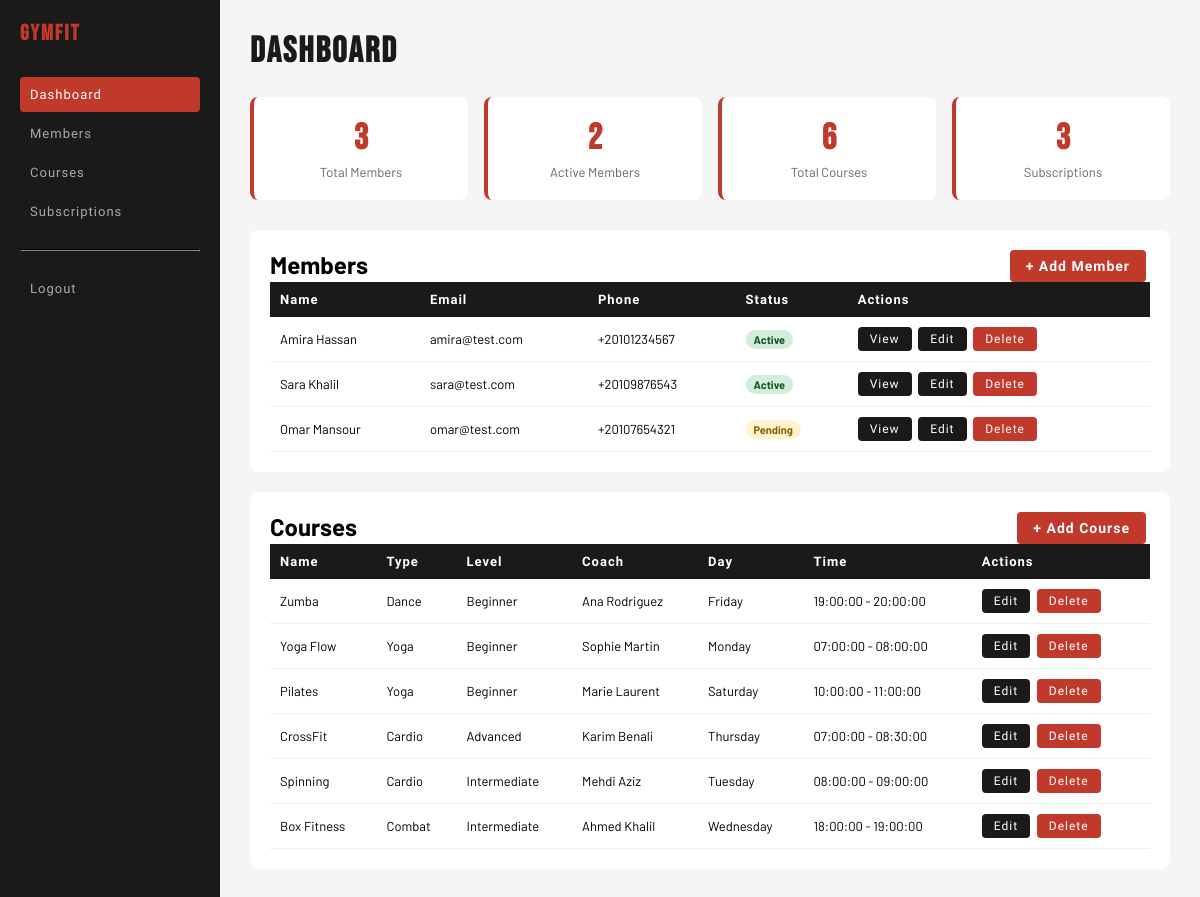
/index.php?route=admin (signed in), run on the app's committed database.
### tables this page shows
CREATE TABLE IF NOT EXISTS members (
    id_member         INT           AUTO_INCREMENT PRIMARY KEY,
    first_name        VARCHAR(100)  NOT NULL,
    last_name         VARCHAR(100)  NOT NULL,
    email             VARCHAR(150)  UNIQUE NOT NULL,
    password          VARCHAR(255)  NOT NULL,
    phone             VARCHAR(20),
    registration_date DATETIME      DEFAULT CURRENT_TIMESTAMP,
    status            ENUM('active','inactive','pending') DEFAULT 'pending',
    id_subscription   INT,
    id_role           INT           NOT NULL DEFAULT 2,
    avatar            VARCHAR(255),
    FOREIGN KEY (id_subscription) REFERENCES subscriptions(id_subscription),
    FOREIGN KEY (id_role) REFERENCES roles(id_role)
);

CREATE TABLE IF NOT EXISTS courses (
    id_class     INT          AUTO_INCREMENT PRIMARY KEY,
    name         VARCHAR(100) NOT NULL,
    type         VARCHAR(50),
    level        VARCHAR(50),
    coach        VARCHAR(100),
    day          VARCHAR(20),
    start_time   TIME,
    end_time     TIME,
    max_capacity INT          DEFAULT 20
);

### app/controllers/AbstractController.php (called while the page is built, shortened)
 <?php
abstract class AbstractController
{
protected function render(string $view, array $data = []): void
{
    $subscriptionManager = new SubscriptionManager();
    $data['footerSubscriptions'] = $subscriptionManager->findAll();
    $courseManager = new CourseManager();
    $data['footerCourses'] = $courseManager->findAll();
    require __DIR__ . '/../views/' . $view . '.phtml';
}
}

### app/controllers/AdminController.php (called while the page is built, shortened)
<?php
class AdminController extends AbstractController
{
    public function index(): void
    {
        $memberManager       = new MemberManager();
        $courseManager       = new CourseManager();
        $subscriptionManager = new SubscriptionManager();
        $this->render('admin/dashboard', [
            'totalMembers'       => $memberManager->countAll(),
            'activeMembers'      => $memberManager->countActive(),
            'totalCourses'       => $courseManager->countAll(),
            'totalSubscriptions' => $subscriptionManager->countAll(),
            'members'            => $memberManager->findAll(),
            'courses'            => $courseManager->findAll(),
            'subscriptions'      => $subscriptionManager->findAll(),
        ]);
    }
}

### index.php (called while the page is built, shortened)
<?php
$router = new Router();
$router->handleRequest($_GET);

### app/managers/AbstractManager.php (called while the page is built, shortened)
<?php
abstract class AbstractManager
{
    public function __construct()
    {
        try {
            $connexion = "mysql:host=".$_ENV["DB_HOST"].";port=3306;charset=".$_ENV["DB_CHARSET"].";dbname=".$_ENV["DB_NAME"];
            $this->db = new PDO(
                $connexion,
                $_ENV["DB_USER"],
                $_ENV["DB_PASSWORD"]
            );
        }catch (PDOException $e){
            error_log('Database connection failed: ' . $e->getMessage());
            if (($_ENV['APP_ENV'] ?? 'production') === 'development') {
                die('Connexion échouée : ' . $e->getMessage());
            }
            http_response_code(503);
            die('Service temporarily unavailable. Please try again later.');
        }
    }
}

### app/managers/SubscriptionManager.php (called while the page is built, shortened)
<?php
class SubscriptionManager extends AbstractManager
{
    public function findAll(): array
    {
        $query = $this->db->prepare(
            'SELECT * FROM subscriptions ORDER BY monthly_price'
        );
        $query->execute();
        $rows = $query->fetchAll(PDO::FETCH_ASSOC);
        $subscriptions = [];
        foreach ($rows as $row) {
            $subscription = new Subscription(
                $row['name'],
                $row['monthly_price'],
                $row['class_access'],
                $row['coaching_access'],
                $row['sauna_access'],
                $row['description'],
                $row['id_subscription']
            );
            $subscriptions[] = $subscription;
        }
        return $subscriptions;
    }
}

### app/managers/CourseManager.php (called while the page is built, shortened)
<?php
class CourseManager extends AbstractManager
{
    public function findAll(): array
    {
        $query = $this->db->prepare(
            'SELECT * FROM courses ORDER BY day, start_time'
        );
        $query->execute();
        $rows = $query->fetchAll(PDO::FETCH_ASSOC);
        $courses = [];
        foreach ($rows as $row) {
            $course = new Course(
                $row['name'],
                $row['type'],
                $row['level'],
                $row['coach'],
                $row['day'],
                $row['start_time'],
                $row['end_time'],
                $row['max_capacity'],
                $row['id_class']
            );
            $courses[] = $course;
        }
        return $courses;
    }
}

### app/models/Member.php (called while the page is built, shortened)
<?php
class Member {
    public function getId(): ?int {
        return $this->id;
    }
    public function getFirstName(): string {
        return $this->firstName;
    }
    public function getLastName(): string {
        return $this->lastName;
    }
    public function getEmail(): string {
        return $this->email;
    }
    public function getPhone(): ?string {
        return $this->phone;
    }
    public function getStatus(): string {
        return $this->status;
    }
}

### app/managers/MemberManager.php (called while the page is built, shortened)
<?php
class MemberManager extends AbstractManager
{
    public function findAll(): array
    {
        $query = $this->db->prepare(
            "SELECT * FROM members WHERE id_role = 2 ORDER BY last_name"
        );
        $query->execute();
        $rows = $query->fetchAll(PDO::FETCH_ASSOC);
        $members = [];
        foreach ($rows as $row) {
            $members[] = new Member(
                $row['first_name'],
                $row['last_name'],
                $row['email'],
                $row['password'],
                $row['phone'],
                $row['status'],
                $row['id_subscription'],
                $row['id_member'],
                $row['registration_date'],
                $row['avatar'] ?? null,
                $row['id_role']
            );
        }
        return $members;
    }
}

### app/models/Course.php (called while the page is built, shortened)
<?php
class Course {
    public function getId(): ?int {
        return $this->id;
    }
    public function getName(): string {
        return $this->name;
    }
    public function getType(): string {
        return $this->type;
    }
    public function getLevel(): string {
        return $this->level;
    }
    public function getCoach(): string {
        return $this->coach;
    }
    public function getDay(): string {
        return $this->day;
    }
    public function getStartTime(): string {
        return $this->startTime;
    }
    public function getEndTime(): string {
        return $this->endTime;
    }
}

### app/views/admin/dashboard.phtml (the view, shortened to what this page needs)
<?php
$totalMembers = $data['totalMembers'] ?? 0;
$activeMembers = $data['activeMembers'] ?? 0;
$totalCourses = $data['totalCourses'] ?? 0;
$totalSubscriptions = $data['totalSubscriptions'] ?? 0;
$members = $data['members'] ?? [];
$courses = $data['courses'] ?? [];
?>
<!DOCTYPE html>
<html lang="en">
<head>
    <link rel="stylesheet" href="public/assets/css/style.css">
</head>
<body>
<div class="layout">
    <div class="sidebar">
        <h2>GymFit</h2>
        <a href="index.php?route=admin" class="active">Dashboard</a>
        <a href="index.php?route=admin-members">Members</a>
        <a href="index.php?route=admin-courses">Courses</a>
        <a href="index.php?route=admin-subscriptions">Subscriptions</a>
        <hr style="border-color:#333;margin:20px 0;">
        <a href="index.php?route=logout">Logout</a>
    </div>
    <div class="main">
        <h1>Dashboard</h1>
        <div class="kpis">
            <div class="kpi">
                <div class="kpi-number"><?= htmlspecialchars((string) $totalMembers) ?></div>
                <div class="kpi-label">Total Members</div>
            </div>
            <div class="kpi">
                <div class="kpi-number"><?= htmlspecialchars((string) $activeMembers) ?></div>
                <div class="kpi-label">Active Members</div>
            </div>
            <div class="kpi">
                <div class="kpi-number"><?= htmlspecialchars((string) $totalCourses) ?></div>
                <div class="kpi-label">Total Courses</div>
            </div>
            <div class="kpi">
                <div class="kpi-number"><?= htmlspecialchars((string) $totalSubscriptions) ?></div>
                <div class="kpi-label">Subscriptions</div>
            </div>
        </div>
        <div class="card">
            <h2>
                Members
                <a href="index.php?route=admin-create-member" class="btn btn-add" style="float:right;">+ Add Member</a>
            </h2>
            <table>
                <thead>
                    <tr>
                        <th>Name</th>
                        <th>Email</th>
                        <th>Phone</th>
                        <th>Status</th>
                        <th>Actions</th>
                    </tr>
                </thead>
                <tbody>
                    <?php foreach ($members as $member): ?>
                    <tr style="cursor:pointer;"
                        onclick="location.href='index.php?route=admin-view-member&id=<?= htmlspecialchars((string) $member->getId()) ?>'">
                        <td><?= htmlspecialchars($member->getFirstName() . ' ' . $member->getLastName()) ?></td>
                        <td><?= htmlspecialchars($member->getEmail()) ?></td>
                        <td><?= htmlspecialchars($member->getPhone() ?? '') ?></td>
                        <td>
                            <span class="badge badge-<?= htmlspecialchars($member->getStatus()) ?>">
                                <?= htmlspecialchars(ucfirst($member->getStatus())) ?>
                            </span>
                        </td>
                        <td onclick="event.stopPropagation();">
                            <a href="index.php?route=admin-view-member&id=<?= htmlspecialchars((string) $member->getId()) ?>" class="btn btn-edit">View</a>
                            <a href="index.php?route=admin-update-member&id=<?= htmlspecialchars((string) $member->getId()) ?>" class="btn btn-edit">Edit</a>
                            <a href="index.php?route=admin-delete-member&id=<?= htmlspecialchars((string) $member->getId()) ?>"
                               class="btn btn-delete"
                               onclick="return confirm('Delete this member?')">Delete</a>
                        </td>
                    </tr>
                    <?php endforeach; ?>
                </tbody>
            </table>
        </div>
        <div class="card">
            <h2>
                Courses
                <a href="index.php?route=admin-create-course" class="btn btn-add" style="float:right;">+ Add Course</a>
            </h2>
            <table>
                <thead>
                    <tr>
                        <th>Name</th>
                        <th>Type</th>
                        <th>Level</th>
                        <th>Coach</th>
                        <th>Day</th>
                        <th>Time</th>
                        <th>Actions</th>
                    </tr>
                </thead>
                <tbody>
                    <?php foreach ($courses as $course): ?>
                    <tr>
                        <td><?= htmlspecialchars($course->getName()) ?></td>
                        <td><?= htmlspecialchars($course->getType()) ?></td>
                        <td><?= htmlspecialchars($course->getLevel()) ?></td>
                        <td><?= htmlspecialchars($course->getCoach()) ?></td>
                        <td><?= htmlspecialchars($course->getDay()) ?></td>
                        <td><?= htmlspecialchars($course->getStartTime()) ?> - <?= htmlspecialchars($course->getEndTime()) ?></td>
                        <td>
                            <a href="index.php?route=admin-update-course&id=<?= htmlspecialchars((string) $course->getId()) ?>" class="btn btn-edit">Edit</a>
                            <a href="index.php?route=admin-delete-course&id=<?= htmlspecialchars((string) $course->getId()) ?>"
                               class="btn btn-delete"
                               onclick="return confirm('Delete this course?')">Delete</a>
                        </td>
                    </tr>
                    <?php endforeach; ?>
                </tbody>
            </table>
        </div>
    </div>
</div>
</body>
</html>

### public/assets/css/style.css (style rules this page uses)
:root { --red: #C0392B; --red-d: #96281B; --black: #0e0e0e; --dark: #1A1A1A; --dark2: #242424; --white: #ffffff; --gray: #f5f5f5; --font-display: 'Bebas Neue', sans-serif; --font-ui: 'Barlow Condensed', sans-serif; --font-body: 'Barlow', sans-serif; }
* { box-sizing: border-box; margin: 0; padding: 0; }
body { font-family: var(--font-body); }
.layout { display: flex; min-height: 100vh; }
.sidebar { width: 220px; background: var(--dark); padding: 20px; flex-shrink: 0; }
.sidebar h2 { color: var(--red); font-size: 22px; margin-bottom: 30px; font-family: var(--font-display); letter-spacing: 2px; }
.sidebar a { display: block; color: #aaa; text-decoration: none; padding: 10px; margin-bottom: 4px; border-radius: 4px; font-family: var(--font-ui); font-size: 13px; letter-spacing: 1px; }
.sidebar a.active { background: var(--red); color: #fff; }
.sidebar hr { border-color: #333; margin: 20px 0; }
.main { flex: 1; padding: 30px; background: var(--gray); }
.main h1 { color: var(--dark); margin-bottom: 24px; font-family: var(--font-display); font-size: 36px; letter-spacing: 2px; }
.card { background: #fff; border-radius: 8px; padding: 20px; margin-bottom: 20px; }
.kpis { display: grid; grid-template-columns: repeat(2, 1fr); gap: 16px; margin-bottom: 30px; }
.kpi { background: #fff; padding: 20px; border-radius: 8px; border-left: 4px solid var(--red); text-align: center; }
.kpi-number { font-size: 36px; font-weight: bold; color: var(--red); font-family: var(--font-display); }
.kpi-label { font-size: 13px; color: #666; margin-top: 4px; }
table { width: 100%; border-collapse: collapse; }
th { background: var(--dark); color: #fff; padding: 10px; text-align: left; font-size: 13px; font-family: var(--font-ui); letter-spacing: 1px; }
td { padding: 10px; border-bottom: 1px solid #eee; font-size: 13px; }
.badge { padding: 3px 8px; border-radius: 20px; font-size: 11px; font-weight: bold; }
.badge-active { background: #d4edda; color: #155724; }
.badge-pending { background: #fff3cd; color: #856404; }
.btn { padding: 5px 12px; border: none; border-radius: 4px; cursor: pointer; font-size: 12px; text-decoration: none; margin-right: 4px; display: inline-block; font-family: var(--font-ui); letter-spacing: 1px; }
.btn-edit { background: var(--dark); color: #fff; }
.btn-delete { background: var(--red); color: #fff; }
.btn-add { background: var(--red); color: #fff; padding: 8px 16px; font-size: 14px; }
@media (min-width: 1024px) { .kpis { grid-template-columns: repeat(4, 1fr); } }

### data on the page
members: $member->getFirstName() . ' ' . $member->getLastName() "Amira Hassan", email "amira@test.com", phone "+20101234567", status "Active"
members: $member->getFirstName() . ' ' . $member->getLastName() "Sara Khalil", email "sara@test.com", phone "+20109876543", status "Active"
members: $member->getFirstName() . ' ' . $member->getLastName() "Omar Mansour", email "omar@test.com", phone "+20107654321", status "Pending"
courses: name "Zumba", type "Dance", level "Beginner", coach "Ana Rodriguez", day "Friday", start_time "19:00:00", end_time "20:00:00"
courses: name "Yoga Flow", type "Yoga", level "Beginner", coach "Sophie Martin", day "Monday", start_time "07:00:00", end_time "08:00:00"
courses: name "Pilates", type "Yoga", level "Beginner", coach "Marie Laurent", day "Saturday", start_time "10:00:00", end_time "11:00:00"
courses: name "CrossFit", type "Cardio", level "Advanced", coach "Karim Benali", day "Thursday", start_time "07:00:00", end_time "08:30:00"
courses: name "Spinning", type "Cardio", level "Intermediate", coach "Mehdi Aziz", day "Tuesday", start_time "08:00:00", end_time "09:00:00"
courses: name "Box Fitness", type "Combat", level "Intermediate", coach "Ahmed Khalil", day "Wednesday", start_time "18:00:00", end_time "19:00:00"

### other printed values
$totalMembers "3"
$activeMembers "2"
$totalCourses "6"
$totalSubscriptions "3"
